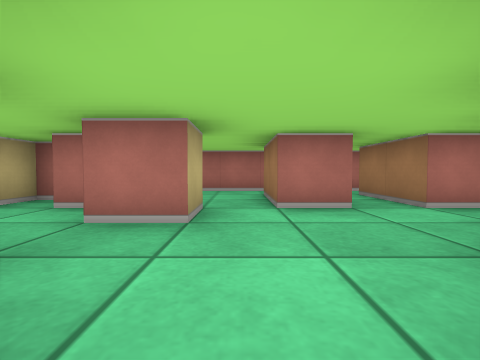
View 1 (above)

17 first-person views from a walk through a cub3D maze. The camera is about half as high as the walls, tilts 2° down and sees 85° across. The floor is counted in squares. Each view is taken from the middle of a square. On the plan, view 1 faces up. The plan holds only what a view shows up to about 9 squares ahead; the rest is blank. The place goes on beyond the plan.

View 2
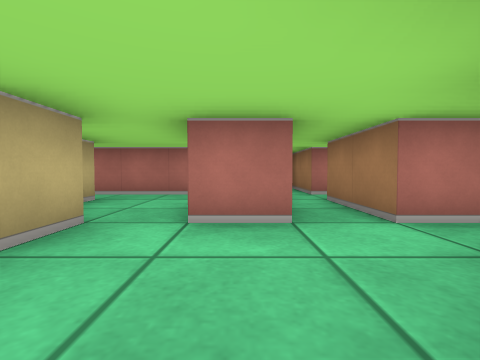

View 3
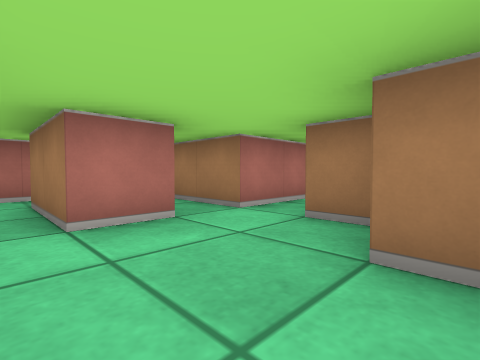

View 4
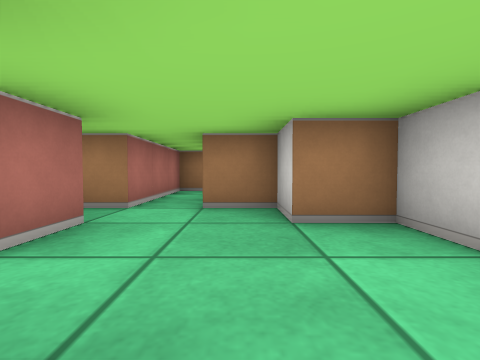

View 5
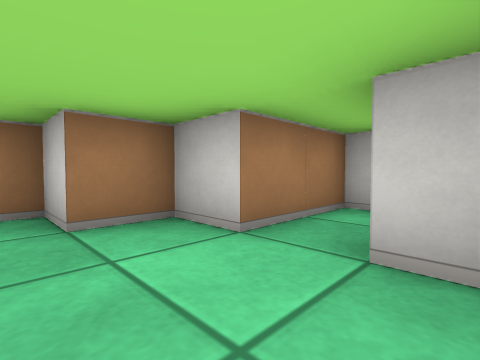

View 6
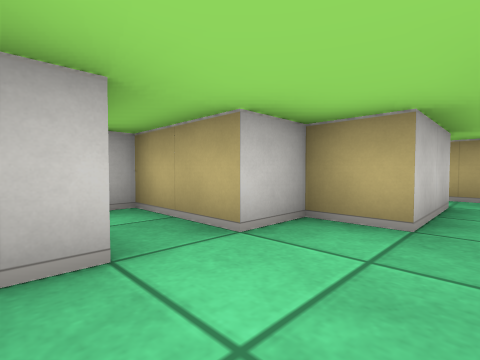

View 7
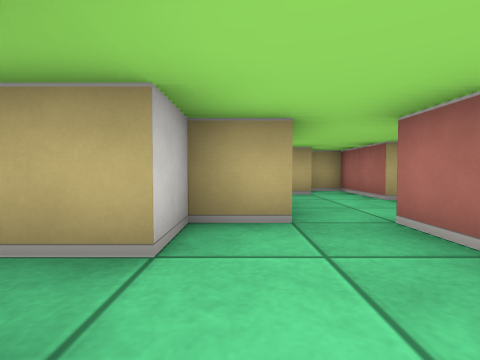

View 8
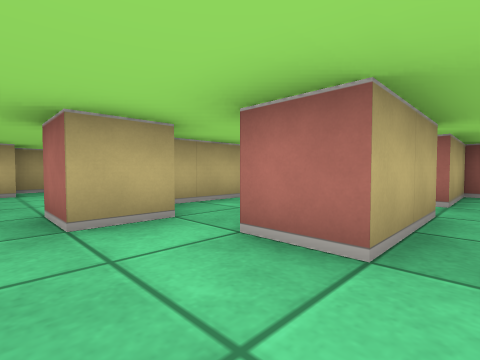

View 9
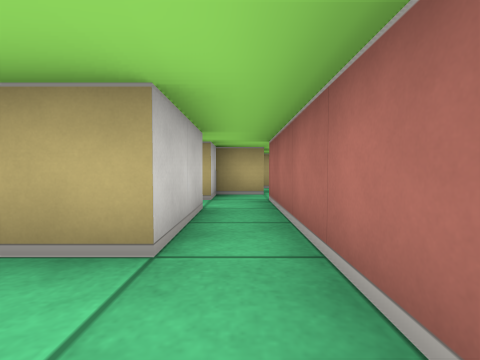

View 10
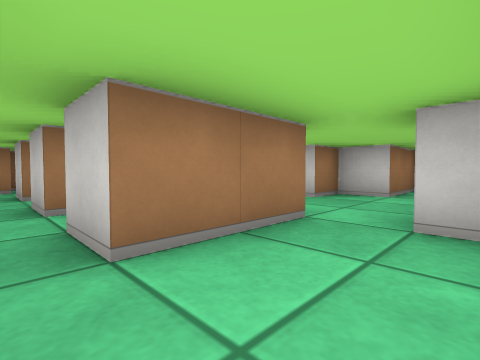

View 11
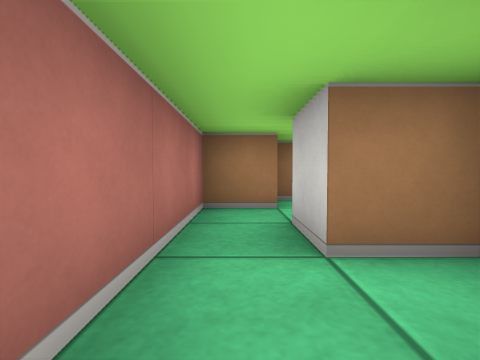

View 12
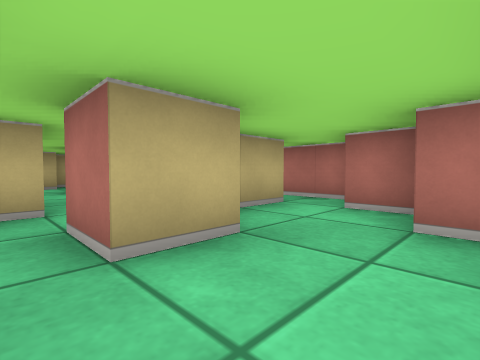

View 13
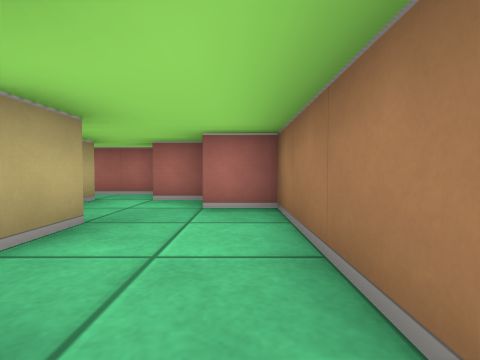

View 14
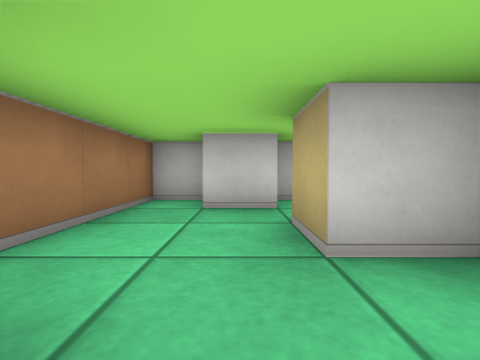

View 15
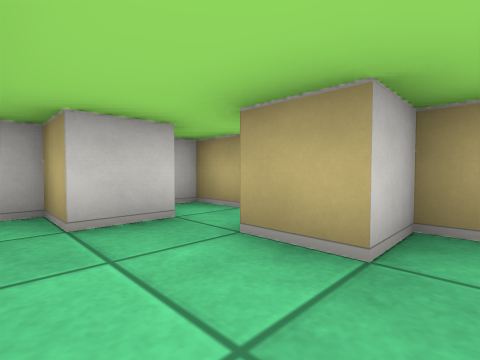

View 16
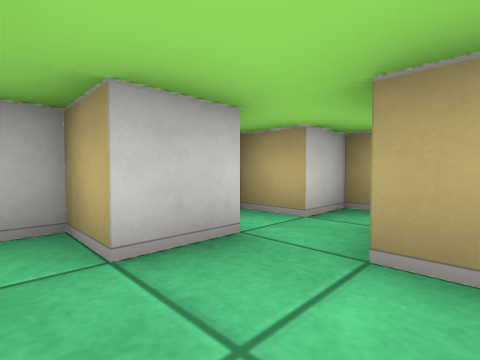

View 17
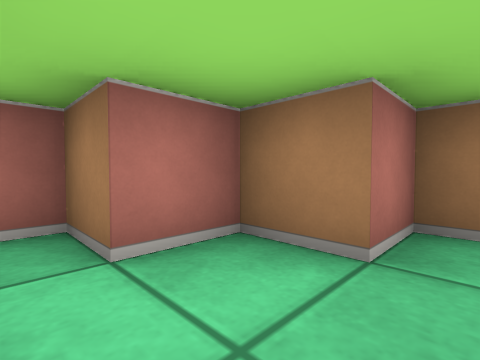

### Floor plan
Ten units are one square. View 1 is at (0, 0); x grows to the right and y downward. Boxes are objects, and circles mark ways between rooms. Rooms are numbered by the first view taken in them; rooms with no view inside come last. Other rooms are left out.
<svg viewBox="-60 -90 150 110">
<path fill="none" stroke="#000" d="M15 -35 5 -35M-5 -35 -5 -25 -15 -25M-15 -15 -15 -5 -5 -5 -5 15 5 15 5 -5 15 -5 15 -15 25 -15 25 -25M45 -35 25 -35M55 -29 55 -35M-15 -55 -15 -36M-10 -35 -5 -35M5 -35 5 -55M5 -65 -15 -65M5 -55 15 -55 15 -35M35 -65 25 -65 25 -85M15 -85 15 -65 5 -65M25 -35 25 -55 35 -55M55 -35 45 -35M64 -15 75 -15 75 -5 85 -5 85 -45 75 -45 75 -55 65 -55M55 -45 55 -35 65 -35 65 -25 55 -25M45 -26 45 -15 55 -15 55 -5 64 -5M-35 -15 -15 -15M-35 -35 -55 -35 -55 -25M-45 -26 -45 -14M-20 -35 -25 -35M45 -45 45 -55 55 -55 55 -45M65 -55 65 -65 35 -65M-35 -55 -15 -55M-15 -65 -45 -65"/>
<circle cx="0" cy="-45" r="3" fill="#2a7"/>
<circle cx="20" cy="-45" r="3" fill="#2a7"/>
<circle cx="-20" cy="-20" r="3" fill="#2a7"/>
<circle cx="10" cy="-60" r="3" fill="#2a7"/>
<circle cx="-20" cy="-60" r="3" fill="#2a7"/>
<circle cx="30" cy="-60" r="3" fill="#2a7"/>
<circle cx="60" cy="-50" r="3" fill="#2a7"/>
<text x="10" y="-20">1</text>
<text x="-10" y="-50">2</text>
<text x="20" y="-60">3</text>
<text x="70" y="-30">4</text>
<text x="-30" y="-20">5</text>
<text x="50" y="-60">6</text>
<text x="-30" y="-60">7</text>
</svg>
Room 1 opens to room 2. Room 1 opens to room 3. Room 1 opens to room 5. Room 2 opens to room 3. Room 2 opens to room 7. Room 3 opens to room 6. Room 4 opens to room 6.

Where each view was taken, in squares from view 1:
view 1: 0 up, 0 right, facing up
view 2: 1 up, 1 right, facing up
view 3: 1 up, 0 right, facing up-right
view 4: 2 up, 1 left, facing right
view 5: 2 up, 1 left, facing down-right
view 6: 2 up, 1 right, facing down-left
view 7: 1 up, 1 right, facing left
view 8: 2 up, 2 right, facing up-left
view 9: 6 up, 0 right, facing left
view 10: 6 up, 1 left, facing down-right
view 11: 6 up, 3 right, facing right
view 12: 2 up, 8 right, facing up-left
view 13: 1 up, 8 right, facing up
view 14: 5 up, 7 right, facing down
view 15: 4 up, 8 right, facing down-left
view 16: 3 up, 8 right, facing down-left
view 17: 4 up, 6 right, facing up-right
